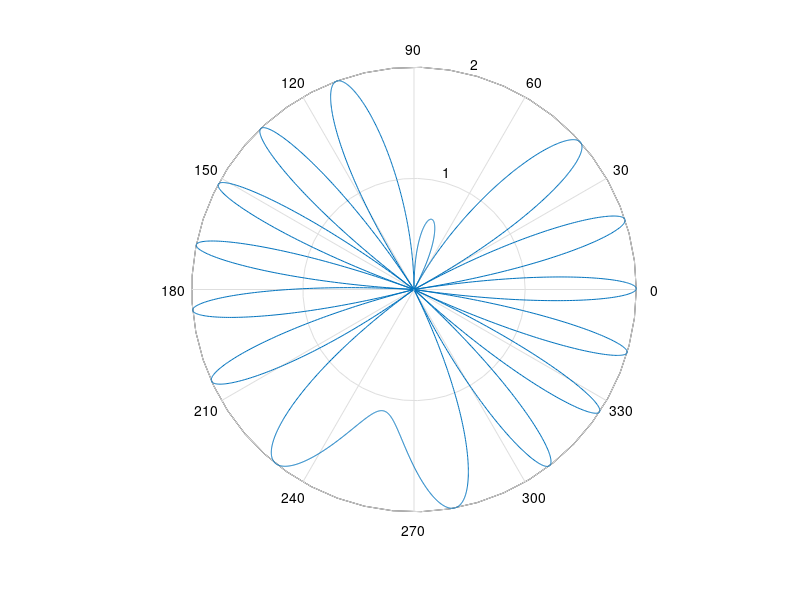

MATLAB code to generate this figure:
clc;
clear;
close all;
k = 9.9417e+06;
% For path 1, light is coming in the orignal point and coming out at (1,1,0.01) point. 
point_out = [-1.0e-06 -4.0e-06 0.01e-06];
phi = linspace(-pi,pi,3600);
phase_1_in = 0;
cos_theta = 0.848;
sin_theta = 0.53;
phase_1_out = (cos_theta*point_out(3)) + (sin_theta*(cos(phi)*point_out(1) + sin(phi)*point_out(2)));

% for path 2, light is coming in the point and out at orignal.
phase_2_in = (sin_theta*point_out(1));
phase_2_out = 0;

% show the plot
field_1 = exp(k*1i*(phase_1_in + phase_1_out));
field_2 = exp(k*1i*(phase_2_in + phase_2_out));
field = field_1 + field_2;
field_abs = abs(field);
polar(phi,field_abs);